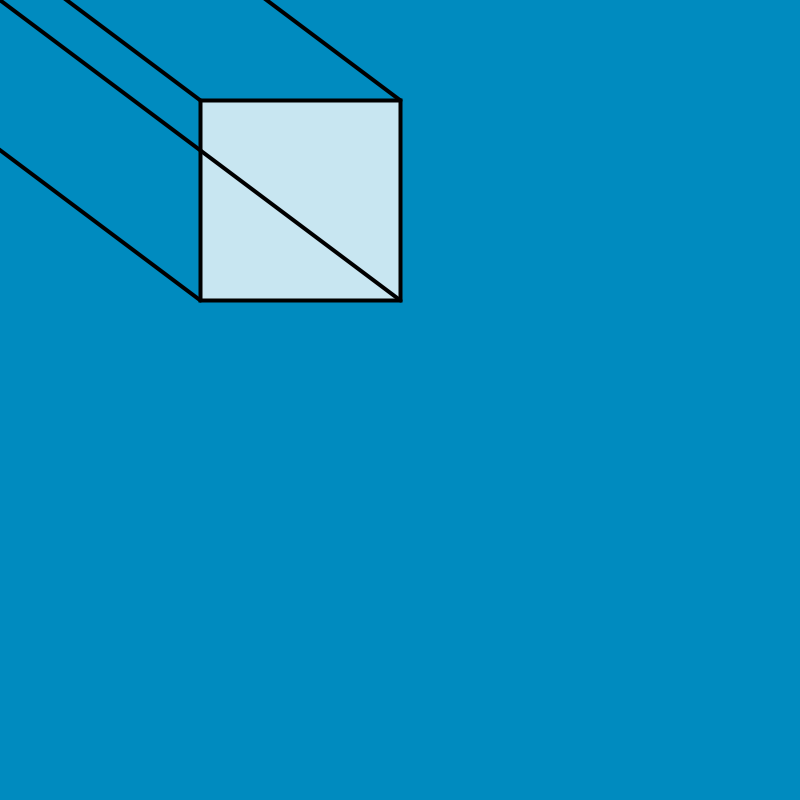
Frame 1 (no input)
Frame 60 (the mouse pressed at the canvas centre just before this capture): identical to frame 1, image omitted
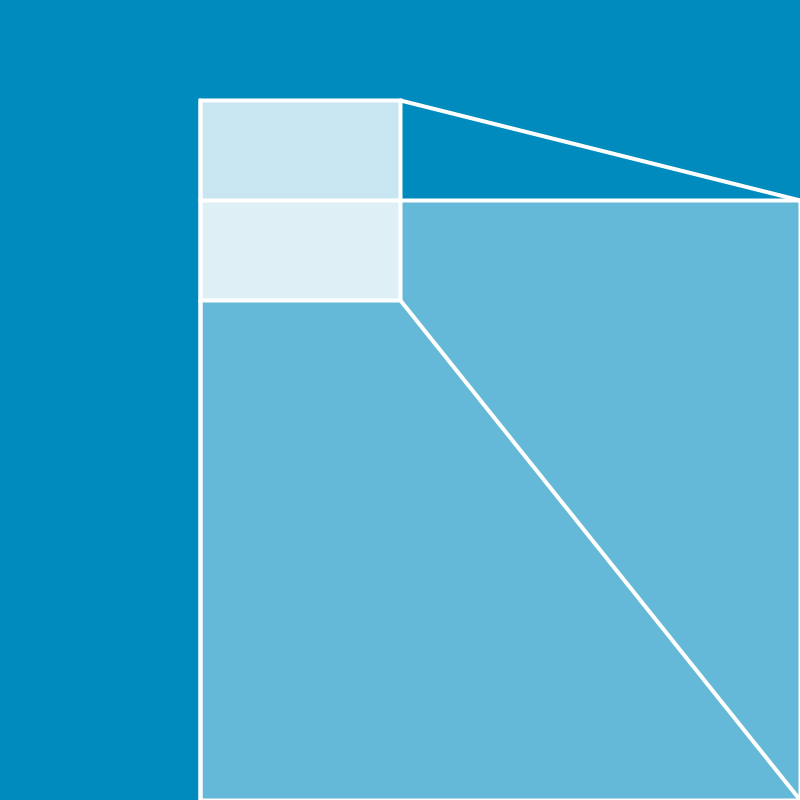
Frame 120 (the mouse held since frame 60 and released just before this capture)

The Processing sketch that drew these frames (run headless with seeded random() and noise(); from frame 60 on, the mouse is pressed at the canvas centre):

// Processing sketch: processing_111105
// ── processing_111105.pde

void setup(){
  size(800,800);
  
}

void draw(){
  background(0,139,191);
  fill(255,255,255,200);
  strokeWeight(4);
  stroke(mouseX,mouseY,mouseX);
  rect(width/4,100,200,200);
  
  line(width/2,300,mouseX+mouseX,mouseY+mouseY);
  
  fill(255,255,255,100);
  //strokeWeight(5);
  //stroke(30,35,250);
  rect(mouseX-200,mouseY-200,mouseX+200,mouseY+200);
  
 
  line(width/4,100,mouseX-200,mouseY-200);
  
  line(width/2,100,mouseX+mouseX,mouseY-200);
  
  line(width/4,300,mouseX-200,mouseY+mouseY);
  

  println(mouseX + " " + mouseY);  
}
